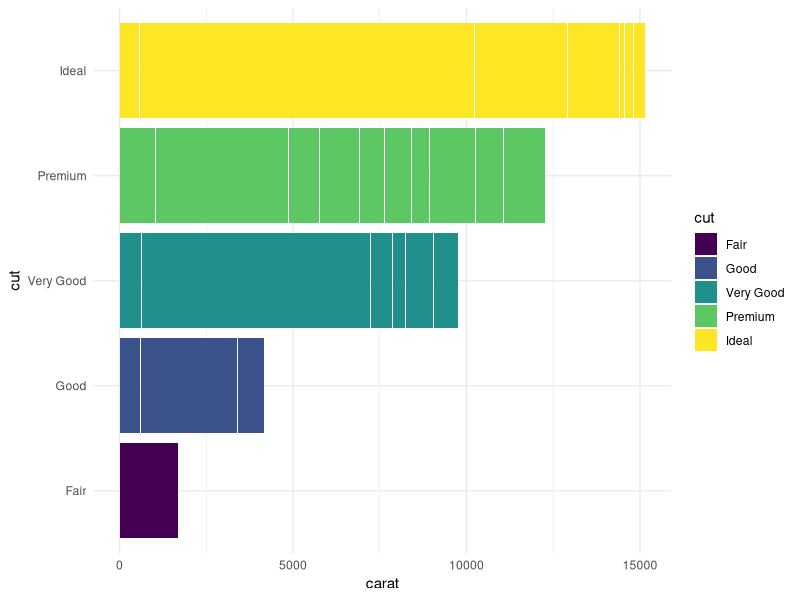

Generate this figure with R:
###Data wrangling with R

library(tidyverse)


?diamonds
view(diamonds)
head(diamonds)

#  Subset by row with filter()----------

?filter

#filer row from specific column by value or char
diamond_sm <- filter(diamonds, price > 1000)
diamond_sm

diamond_sm <- filter(diamonds, cut == "Ideal")
diamond_sm


diamond_sm <- filter(diamonds,
                     cut == "Ideal",
                     price >10000)
diamond_sm

#Checks missing value
diamond_sm <- is.na(diamonds)

# --------------------------------------------------------------------------------
# Subset by column with select()---------------

?select

# Select specific column from datasets
diamond_sm <- select(diamonds, color,cut) 
diamond_sm

# Select column from start 1 to 4 from dataset
diamond_sm <- select(diamonds, 1:4)
diamond_sm


# Select column which column names starts with C
diamond_sm <- select(diamonds, starts_with("c"))
diamond_sm

# Select column which column names contain any specific latter  "C"
diamond_sm <- select(diamonds, contains("t"))
diamond_sm


# Select a column you want as first column with all columns from datasets
diamond_sm <- select(diamonds, price, everything())
diamond_sm

#Remove specific column from dataset using - before coumn name
diamond_sm <- select(diamonds, -price)
diamond_sm
#--------------------------------------------------------------------------------

## reorder row with arrange() function

diamond_arr <- diamonds %>%
           arrange(color)
diamond_arr

#arrange by two criteria
diamond_arr <- diamonds %>%
  arrange(color, carat)
diamond_arr

#arrange by descending order
diamond_arr <- diamonds %>% 
            arrange(desc(carat))
diamond_arr
#--------------------------------------------------------------------------------

## Add or modify columns by mutate function

diamond_new <- diamonds %>% 
           mutate(mass.g = 0.20 * carat)
diamond_new
glimpse(diamond_new)


#create two columns with added price per carat column
diamond_new <- diamonds %>% 
         mutate(maas.g  = 0.20 * carat,
                price_per_carat = price / carat)
diamond_new


#create 3 columns with chamge cut column obs as lower case
diamond_new <- diamonds %>% 
  mutate(maas.g  = 0.20 * carat,
         price_per_carat = price / carat,
         cut = tolower(cut))
diamond_new
glimpse(diamond_new)


#added additional column expensive_tf to check price is greater than 1000
diamond_new <- diamonds %>% 
  mutate(maas.g  = 0.20 * carat,
         price_per_carat = price / carat,
         cut = tolower(cut),
         expensive_tf = price > 1000)
diamond_new
glimpse(diamond_new)
#--------------------------------------------------------------------------------

?slice_max
?bind_row
?left_join
?rename
?case_when


##  Grouped summarise by guroup() and summarize()

diamond_grp <- diamonds %>% 
          group_by(cut) %>% 
          summarise(mean(price))
diamond_grp



diamond_grp <- diamonds %>% 
            group_by(cut) %>% 
            summarise(avg_price =  mean(price),
                      sd_price = sd(price))
diamond_grp

## group by more than 1 thing 
diamond_grp <- diamonds %>% 
  group_by(cut, color) %>% 
  summarise(avg_price =  mean(price),
            sd_price = sd(price))
diamond_grp




## count by cut and color
diamond_cnt <- diamonds %>% 
            count(cut, color)
diamond_cnt


## aggregate function is used to calculate the mean of the value column


# Sample data frame
data <- data.frame(
  group = c("A", "A", "B", "B", "A", "B"),
  value = c(1, 2, 3, 4, 5, 6)
)

# Calculate the mean of 'value' for each group 'group'
result <- aggregate(value ~ group, data = data, FUN = mean)

# Print the result
print(result)

## ggplot bar chart with theme

ggplot(diamonds,
       aes(x = carat, y = cut, fill = cut))+
  geom_bar(stat="identity") +
  theme_minimal()



##  Practice - Grouped summarise by guroup() and summarize() with diamond dataset?

# check with reframe function instead summarize function as  
# Returning more (or less) than 1 row per `summarise()` group was deprecated
# in dplyr 

glimpse(diamonds)

diamond_pract<- diamonds %>% 
  group_by(cut) %>% 
  reframe(avg_cost = mean(price),
            sd_cost = sd(price),
            avg_carat = mean(carat),
            per_carat = price/carat)
diamond_pract


diamond_test <- diamonds %>% 
  group_by(clarity) %>% 
  summarise(per_car = price/carat)
diamond_test
